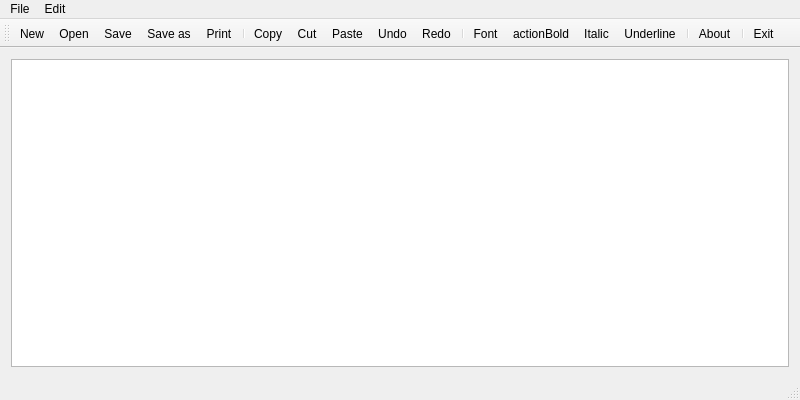
<?xml version="1.0" encoding="UTF-8"?>
<ui version="4.0">
 <class>Notepad</class>
 <widget class="QMainWindow" name="Notepad">
  <property name="geometry">
   <rect>
    <x>0</x>
    <y>0</y>
    <width>800</width>
    <height>400</height>
   </rect>
  </property>
  <property name="windowTitle">
   <string>Notepad</string>
  </property>
  <widget class="QWidget" name="centralWidget">
   <layout class="QVBoxLayout" name="verticalLayout">
    <item>
     <widget class="QTextEdit" name="textEdit"/>
    </item>
   </layout>
  </widget>
  <widget class="QMenuBar" name="menuBar">
   <property name="geometry">
    <rect>
     <x>0</x>
     <y>0</y>
     <width>800</width>
     <height>25</height>
    </rect>
   </property>
   <widget class="QMenu" name="menuFile">
    <property name="title">
     <string>File</string>
    </property>
    <addaction name="actionNew"/>
    <addaction name="actionOpen"/>
    <addaction name="actionSave"/>
    <addaction name="actionSave_as"/>
    <addaction name="actionPrint"/>
    <addaction name="separator"/>
    <addaction name="actionExit"/>
   </widget>
   <widget class="QMenu" name="menuEdit">
    <property name="title">
     <string>Edit</string>
    </property>
    <addaction name="actionCopy"/>
    <addaction name="actionCut"/>
    <addaction name="actionPaste"/>
    <addaction name="separator"/>
    <addaction name="actionUndo"/>
    <addaction name="actionRedo"/>
    <addaction name="actionFont"/>
   </widget>
   <addaction name="menuFile"/>
   <addaction name="menuEdit"/>
  </widget>
  <widget class="QToolBar" name="mainToolBar">
   <attribute name="toolBarArea">
    <enum>TopToolBarArea</enum>
   </attribute>
   <attribute name="toolBarBreak">
    <bool>false</bool>
   </attribute>
   <addaction name="actionNew"/>
   <addaction name="actionOpen"/>
   <addaction name="actionSave"/>
   <addaction name="actionSave_as"/>
   <addaction name="actionPrint"/>
   <addaction name="separator"/>
   <addaction name="actionCopy"/>
   <addaction name="actionCut"/>
   <addaction name="actionPaste"/>
   <addaction name="actionUndo"/>
   <addaction name="actionRedo"/>
   <addaction name="separator"/>
   <addaction name="actionFont"/>
   <addaction name="actionBold"/>
   <addaction name="actionItalic"/>
   <addaction name="actionUnderline"/>
   <addaction name="separator"/>
   <addaction name="actionAbout"/>
   <addaction name="separator"/>
   <addaction name="actionExit"/>
  </widget>
  <widget class="QStatusBar" name="statusBar"/>
  <action name="actionNew">
   <property name="icon">
    <iconset resource="notepad.qrc">
     <normaloff>:/images/new.png</normaloff>:/images/new.png</iconset>
   </property>
   <property name="text">
    <string>New</string>
   </property>
   <property name="toolTip">
    <string>New text document</string>
   </property>
   <property name="shortcut">
    <string>Ctrl+N</string>
   </property>
  </action>
  <action name="actionOpen">
   <property name="icon">
    <iconset resource="notepad.qrc">
     <normaloff>:/images/open.png</normaloff>:/images/open.png</iconset>
   </property>
   <property name="text">
    <string>Open</string>
   </property>
   <property name="toolTip">
    <string>Open file</string>
   </property>
   <property name="shortcut">
    <string>Ctrl+O</string>
   </property>
  </action>
  <action name="actionSave">
   <property name="icon">
    <iconset resource="notepad.qrc">
     <normaloff>:/images/save.png</normaloff>:/images/save.png</iconset>
   </property>
   <property name="text">
    <string>Save</string>
   </property>
   <property name="toolTip">
    <string>Save file</string>
   </property>
   <property name="shortcut">
    <string>Ctrl+S</string>
   </property>
  </action>
  <action name="actionSave_as">
   <property name="icon">
    <iconset resource="notepad.qrc">
     <normaloff>:/images/save_as.png</normaloff>:/images/save_as.png</iconset>
   </property>
   <property name="text">
    <string>Save as</string>
   </property>
   <property name="toolTip">
    <string>Save file as</string>
   </property>
   <property name="shortcut">
    <string>Alt+S</string>
   </property>
  </action>
  <action name="actionPrint">
   <property name="icon">
    <iconset resource="notepad.qrc">
     <normaloff>:/images/print.png</normaloff>:/images/print.png</iconset>
   </property>
   <property name="text">
    <string>Print</string>
   </property>
   <property name="toolTip">
    <string>Print file</string>
   </property>
   <property name="shortcut">
    <string>Ctrl+P</string>
   </property>
  </action>
  <action name="actionExit">
   <property name="icon">
    <iconset theme="exit.png" resource="notepad.qrc">
     <normaloff>:/images/exit.png</normaloff>:/images/exit.png</iconset>
   </property>
   <property name="text">
    <string>Exit</string>
   </property>
   <property name="toolTip">
    <string>Exit notepad</string>
   </property>
   <property name="shortcut">
   </property>
  </action>
  <action name="actionCopy">
   <property name="icon">
    <iconset resource="notepad.qrc">
     <normaloff>:/images/copy.png</normaloff>:/images/copy.png</iconset>
   </property>
   <property name="text">
    <string>Copy</string>
   </property>
   <property name="shortcut">
    <string>Ctrl+C</string>
   </property>
  </action>
  <action name="actionCut">
   <property name="icon">
    <iconset resource="notepad.qrc">
     <normaloff>:/images/cut.png</normaloff>:/images/cut.png</iconset>
   </property>
   <property name="text">
    <string>Cut</string>
   </property>
   <property name="shortcut">
    <string>Ctrl+X</string>
   </property>
  </action>
  <action name="actionPaste">
   <property name="icon">
    <iconset resource="notepad.qrc">
     <normaloff>:/images/paste.png</normaloff>:/images/paste.png</iconset>
   </property>
   <property name="text">
    <string>Paste</string>
   </property>
   <property name="shortcut">
    <string>Ctrl+V</string>
   </property>
  </action>
  <action name="actionUndo">
   <property name="icon">
    <iconset resource="notepad.qrc">
     <normaloff>:/images/edit_undo.png</normaloff>:/images/edit_undo.png</iconset>
   </property>
   <property name="text">
    <string>Undo</string>
   </property>
   <property name="shortcut">
    <string>Ctrl+Z</string>
   </property>
  </action>
  <action name="actionRedo">
   <property name="icon">
    <iconset resource="notepad.qrc">
     <normaloff>:/images/edit_redo.png</normaloff>:/images/edit_redo.png</iconset>
   </property>
   <property name="text">
    <string>Redo</string>
   </property>
   <property name="shortcut">
    <string>Ctrl+Y</string>
   </property>
  </action>
  <action name="actionFont">
   <property name="icon">
    <iconset resource="notepad.qrc">
     <normaloff>:/images/font.png</normaloff>:/images/font.png</iconset>
   </property>
   <property name="text">
    <string>Font</string>
   </property>
   <property name="shortcut">
    <string>Ctrl+F</string>
   </property>
  </action>
  <action name="actionItalic">
   <property name="checkable">
    <bool>true</bool>
   </property>
   <property name="icon">
    <iconset resource="notepad.qrc">
     <normaloff>:/images/italic.png</normaloff>:/images/italic.png</iconset>
   </property>
   <property name="text">
    <string>Italic</string>
   </property>
   <property name="toolTip">
    <string>Italic font</string>
   </property>
   <property name="shortcut">
    <string>Ctrl+I</string>
   </property>
  </action>
  <action name="actionBold">
   <property name="checkable">
    <bool>true</bool>
   </property>
   <property name="icon">
    <iconset resource="notepad.qrc">
     <normaloff>:/images/bold.png</normaloff>:/images/bold.png</iconset>
   </property>
   <property name="text">
    <string>actionBold</string>
   </property>
   <property name="toolTip">
    <string>Bold</string>
   </property>
   <property name="shortcut">
    <string>Ctrl+B</string>
   </property>
  </action>
  <action name="actionUnderline">
   <property name="checkable">
    <bool>true</bool>
   </property>
   <property name="icon">
    <iconset resource="notepad.qrc">
     <normaloff>:/images/underline.png</normaloff>:/images/underline.png</iconset>
   </property>
   <property name="text">
    <string>Underline</string>
   </property>
   <property name="toolTip">
    <string>Underline</string>
   </property>
   <property name="shortcut">
    <string>Ctrl+U</string>
   </property>
  </action>
  <action name="actionAbout">
   <property name="icon">
    <iconset resource="notepad.qrc">
     <normaloff>:/images/info.png</normaloff>:/images/info.png</iconset>
   </property>
   <property name="text">
    <string>About</string>
   </property>
   <property name="toolTip">
    <string>About Notepad</string>
   </property>
  </action>
 </widget>
 <layoutdefault spacing="6" margin="11"/>
 <resources>
  <include location="notepad.qrc"/>
 </resources>
 <connections/>
</ui>
